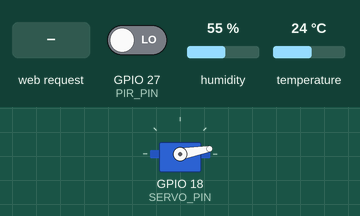
Simulated run of this sketch. Board: ESP32. Parts: servo. Inputs (shaded band) come from the test bench; at power-on: GPIO 27 (PIR_PIN) LOW, humidity 55 %, temperature 24 °C. WiFi joins after 1.5 s; servers stay silent unless stated; what the sketch prints to the serial monitor is not drawn.

Above: at 3.7 s.
3.8 s: GPIO 27 (PIR_PIN) driven HIGH
At 4.28 s:
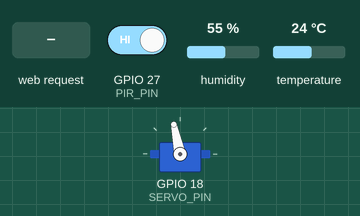
At 4.88 s:
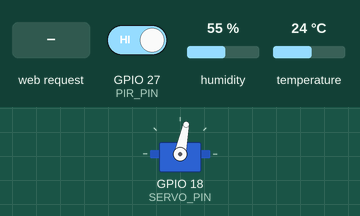
7.3 s: HTTP request GET /test received
At 8.78 s:
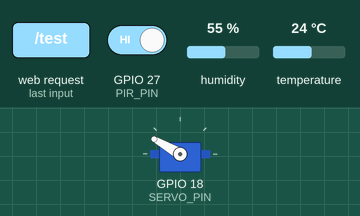
Timing chart, 0 to 13.8 s (numbered marks = the images above; inputs shaded):
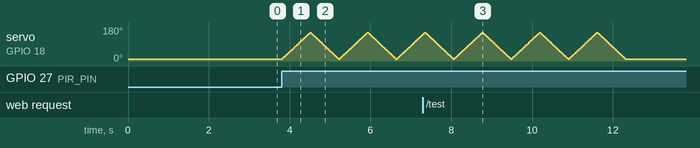

The sketch:

kus_kovucu_2.ino
```cpp
#include <ESP32Servo.h>
#include <WiFi.h>
#include <WebServer.h>
#include <DHT.h>

#define PIR_PIN   27
#define SERVO_PIN 18
#define DHT_PIN   4

const char* WIFI_ADI   = "...";
const char* WIFI_SIFRE = "asafdemir";

WebServer server(80);
Servo arm;
DHT dht(DHT_PIN, DHT11);

float nem = 0, sic = 0;
int sayac = 0;
unsigned long sonKovma = 0;

void kov() {
  Serial.println("Servo calisiyor");
  arm.attach(SERVO_PIN);
  for (int tur = 0; tur < 3; tur++) {
    for (int a = 10; a <= 150; a += 2) { arm.write(a); delay(10); }
    for (int a = 150; a >= 10; a -= 2) { arm.write(a); delay(10); }
  }
  arm.detach();
  Serial.println(">> Servo bitti");
}

// Panel başka yerden açıldığı için tarayıcıya izin başlığı ekliyoruz
void gonder(int kod, const char* tip, String icerik) {
  server.sendHeader("Access-Control-Allow-Origin", "*");
  server.send(kod, tip, icerik);
}

void setup() {
  Serial.begin(115200);
  delay(500);
  Serial.println();
  Serial.println("=== Kus Kovucu basliyor ===");

  pinMode(PIR_PIN, INPUT);
  dht.begin();
  arm.attach(SERVO_PIN); arm.write(10); delay(500); arm.detach();

  // Önce kendi Wi-Fi ağına bağlanmayı dene (en fazla 15 sn)
  WiFi.mode(WIFI_STA);
  WiFi.begin(WIFI_ADI, WIFI_SIFRE);
  Serial.print("Wi-Fi'ye baglaniyor");
  int deneme = 0;
  while (WiFi.status() != WL_CONNECTED && deneme < 30) {
    delay(500);
    Serial.print(".");
    deneme++;
  }
  Serial.println();

  if (WiFi.status() == WL_CONNECTED) {
    Serial.println("Wi-Fi baglandi");
    Serial.print("Panel adresi (IP): ");
    Serial.println(WiFi.localIP());          // panele bu IP'yi yazin
  }

  server.on("/", []() { gonder(200, "text/plain", "Kus Kovucu calisiyor"); });
  server.on("/data", []() {
    gonder(200, "application/json",
      "{\"h\":" + String(nem, 0) + ",\"t\":" + String(sic, 1) +
      ",\"n\":" + String(sayac) + "}");
  });
  server.on("/test", []() {
    Serial.println("Panelden test komutu geldi");
    kov();
    gonder(200, "text/plain", "ok");
  });
  server.begin();
  Serial.println("Web sunucu basladi");
}

void loop() {
  server.handleClient();

  // nem ve sıcaklık (2 sn'de bir)
  static unsigned long sonDht = 0;
  if (millis() - sonDht > 2000) {
    float h = dht.readHumidity(), t = dht.readTemperature();
    if (isnan(h) || isnan(t)) {
      Serial.println("DHT11 okunamadi! Baglantiyi kontrol edin");
    } else {
      nem = h;
      sic = t;
      Serial.print("Nem: %");
      Serial.print(nem, 0);
      Serial.print("  Sicaklik: ");
      Serial.print(sic, 1);
      Serial.print(" C  PIR: ");
      Serial.print(digitalRead(PIR_PIN) ? "HAREKET" : "yok");
      Serial.print("  Kus sayisi: ");
      Serial.println(sayac);
    }
    sonDht = millis();
  }

  // kuş algılama (30 sn bekleme)
  if (digitalRead(PIR_PIN) == HIGH && (sonKovma == 0 || millis() - sonKovma > 30000)) {
    sayac++;
    sonKovma = millis();
    Serial.print("KUS ALGILANDI! Toplam: ");
    Serial.println(sayac);
    kov();
  }
}
```
